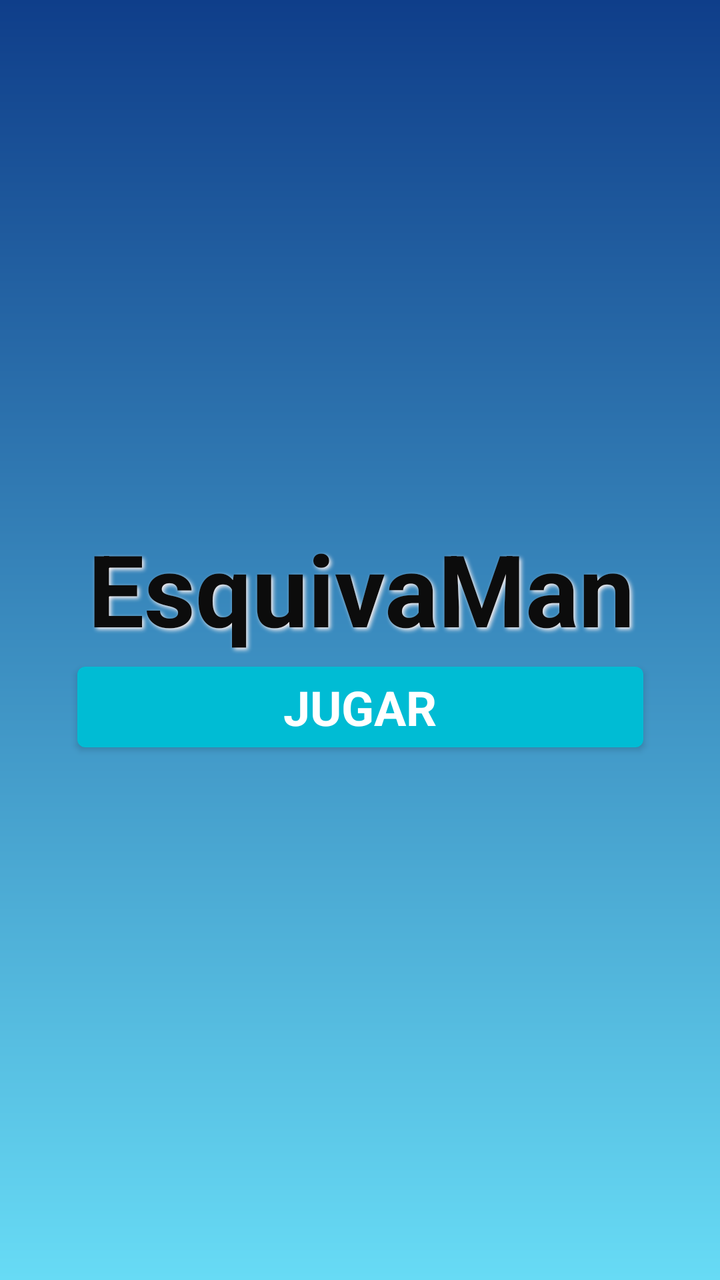
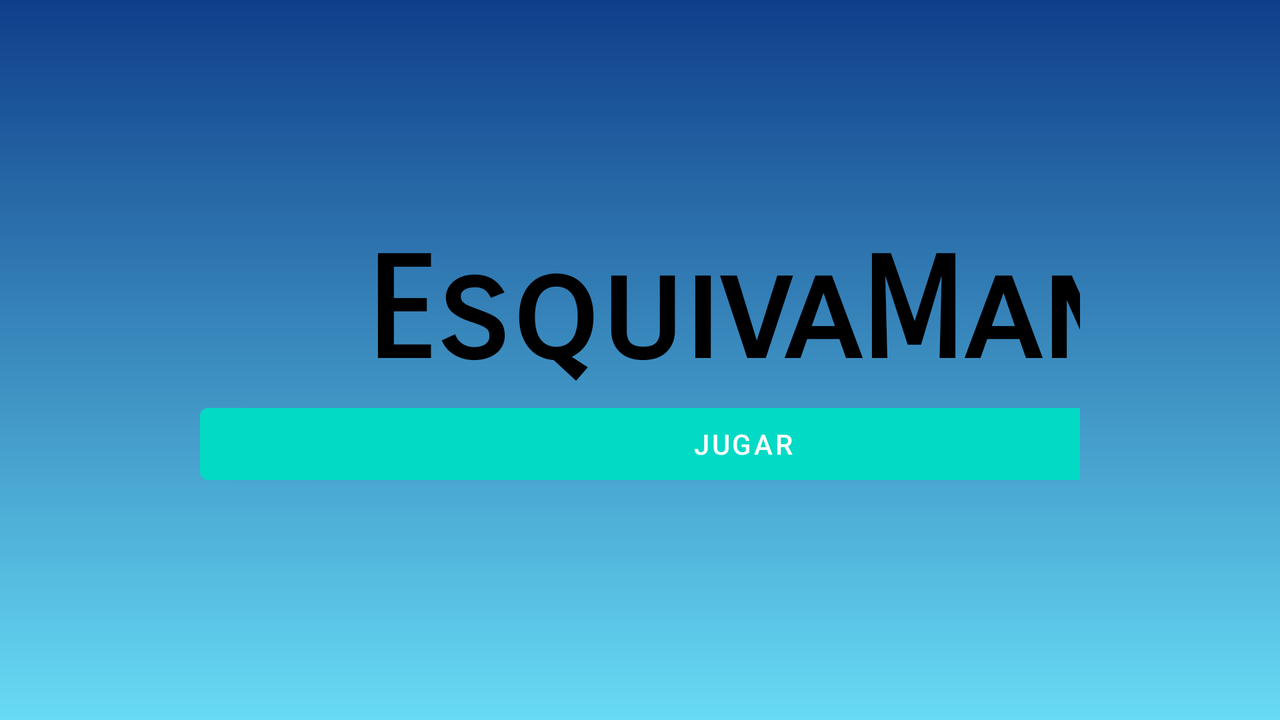

Compare how this app lays out the same screen by default and in its alternative resource folder. The renders come first, then the two layout files and the values they reference.
<!-- AndroidManifest.xml: application theme Theme.TryAsteroids -->
<!-- res/layout/activity_main.xml -->
<?xml version="1.0" encoding="utf-8"?>
<androidx.constraintlayout.widget.ConstraintLayout xmlns:android="http://schemas.android.com/apk/res/android"
    xmlns:app="http://schemas.android.com/apk/res-auto"
    xmlns:tools="http://schemas.android.com/tools"
    android:layout_width="match_parent"
    android:layout_height="match_parent"
    android:background="@drawable/degrado"
    tools:context=".MainActivity">

    <TextView
        android:id="@+id/textView"
        android:layout_width="411dp"
        android:layout_height="wrap_content"
        android:gravity="center"
        android:shadowColor="#FAF1F1"
        android:shadowDx="3"
        android:shadowDy="3"
        android:shadowRadius="5"
        android:text="@string/esquivaMan"
        android:textColor="#0C0C0C"
        android:textSize="50dp"
        android:textStyle="bold"
        app:layout_constraintBottom_toTopOf="@+id/jugar"
        app:layout_constraintEnd_toEndOf="@+id/jugar"
        app:layout_constraintStart_toStartOf="@+id/jugar"
        app:layout_constraintTop_toTopOf="parent"
        app:layout_constraintVertical_chainStyle="packed" />

    <Button
        android:id="@+id/jugar"
        style="@style/MiEstilo.Btn"
        android:layout_width="283dp"
        android:layout_height="wrap_content"
        android:text="@string/juego"
        app:backgroundTint="#00BCD4"
        app:layout_constraintBottom_toBottomOf="parent"
        app:layout_constraintEnd_toEndOf="parent"
        app:layout_constraintStart_toStartOf="parent"
        app:layout_constraintTop_toBottomOf="@+id/textView" />


</androidx.constraintlayout.widget.ConstraintLayout>
<!-- resources referenced by this layout -->
<resources>
  <!-- drawable degrado (drawable) -->
  <?xml version="1.0" encoding="utf-8"?>
  <shape xmlns:android="http://schemas.android.com/apk/res/android">
      <gradient
          android:startColor="#0f3e8a"
          android:endColor="#67dbf5"
          android:angle="270"
          />
  </shape>
  <string name="esquivaMan">EsquivaMan</string>
  <string name="juego">JUGAR</string>
  <style name="MiEstilo.Btn">
          <item name="android:textSize">24sp</item>
          <item name="android:textAllCaps">true</item>
          <item name="android:textStyle">bold</item>
      </style>
  <style name="Theme.TryAsteroids" parent="Theme.MaterialComponents.DayNight.DarkActionBar">
          
          <item name="colorPrimary">@color/teal_200</item>
          <item name="colorPrimaryVariant">@color/purple_700</item>
          <item name="colorOnPrimary">@color/white</item>
          
          <item name="colorSecondary">@color/teal_200</item>
          <item name="colorSecondaryVariant">@color/teal_700</item>
          <item name="colorOnSecondary">@color/black</item>
          
          <item name="android:statusBarColor">@color/teal_200</item>
          
      </style>
</resources>
<!-- res/layout-land/activity_main.xml (the repository's variant of the layout above) -->
<!-- drawn on the phone turned sideways -->
<?xml version="1.0" encoding="utf-8"?>
<androidx.constraintlayout.widget.ConstraintLayout xmlns:android="http://schemas.android.com/apk/res/android"
    xmlns:app="http://schemas.android.com/apk/res-auto"
    xmlns:tools="http://schemas.android.com/tools"
    android:layout_width="match_parent"
    android:layout_height="match_parent"
    android:background="@drawable/degrado"
    >

    <TableLayout
        android:layout_width="match_parent"
        android:layout_height="wrap_content"
        android:layout_marginStart="100dp"
        android:layout_marginEnd="100dp"
        android:gravity="center"
        android:stretchColumns="*"
        app:layout_constraintBottom_toBottomOf="parent"
        app:layout_constraintEnd_toEndOf="parent"
        app:layout_constraintStart_toStartOf="parent"
        app:layout_constraintTop_toTopOf="parent">

        <TableRow
            android:layout_width="match_parent"
            android:layout_height="match_parent">

            <TextView
                android:id="@+id/txt_pregunta"
                android:layout_width="match_parent"
                android:layout_height="wrap_content"
                android:layout_span="2"
                android:gravity="center"
                android:text="@string/esquivaMan"
                android:textSize="70sp"
                android:textStyle="bold"
                android:textColor="@color/black"
                android:fontFamily="sans-serif-smallcaps"
                />
        </TableRow>

        <TableRow
            android:layout_width="match_parent"
            android:layout_height="match_parent" >

            <Button
                android:id="@+id/jugar"
                android:layout_width="543dp"
                android:layout_height="wrap_content"
                android:text="@string/juego" />
        </TableRow>

    </TableLayout>
</androidx.constraintlayout.widget.ConstraintLayout>
<!-- resources referenced by the variant -->
<!-- as the phone turned sideways resolves them -->
<resources>
  <!-- drawable degrado (drawable) -->
  <?xml version="1.0" encoding="utf-8"?>
  <shape xmlns:android="http://schemas.android.com/apk/res/android">
      <gradient
          android:startColor="#0f3e8a"
          android:endColor="#67dbf5"
          android:angle="270"
          />
  </shape>
  <string name="esquivaMan">EsquivaMan</string>
  <string name="juego">JUGAR</string>
  <style name="Theme.TryAsteroids" parent="Theme.MaterialComponents.DayNight.DarkActionBar">
          
          <item name="colorPrimary">@color/teal_200</item>
          <item name="colorPrimaryVariant">@color/purple_700</item>
          <item name="colorOnPrimary">@color/white</item>
          
          <item name="colorSecondary">@color/teal_200</item>
          <item name="colorSecondaryVariant">@color/teal_700</item>
          <item name="colorOnSecondary">@color/black</item>
          
          <item name="android:statusBarColor">@color/teal_200</item>
          
      </style>
</resources>
